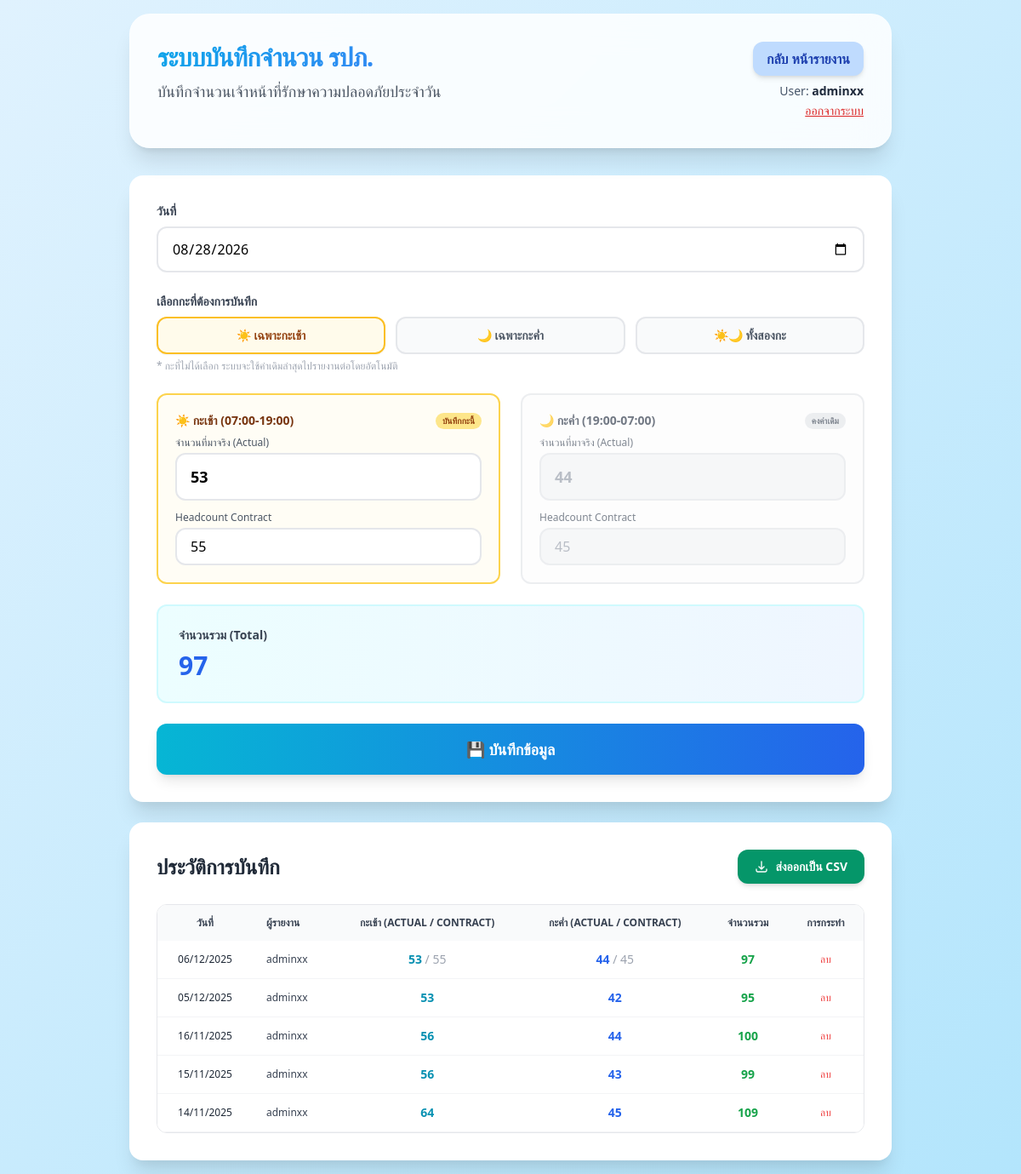
/guard_duty_log.php (signed in), run on the app's committed database.
### tables this page shows
CREATE TABLE `security_guard_counts` (
  `id` int NOT NULL AUTO_INCREMENT,
  `record_date` timestamp NOT NULL DEFAULT CURRENT_TIMESTAMP,
  `morning_contract` int NOT NULL DEFAULT '0',
  `morning_shift` int NOT NULL,
  `morning_shift_contract` int DEFAULT NULL,
  `evening_contract` int NOT NULL DEFAULT '0',
  `evening_shift` int NOT NULL,
  `evening_shift_contract` int DEFAULT NULL,
  `total` int NOT NULL,
  `submitted_by_id` int DEFAULT NULL,
  `created_at` timestamp NOT NULL DEFAULT CURRENT_TIMESTAMP,
  `is_deleted` tinyint(1) DEFAULT '0',
  `deleted_by` varchar(100) DEFAULT NULL,
  `deleted_at` datetime DEFAULT NULL,
  `updated_by` varchar(100) DEFAULT NULL,
  `updated_at` datetime DEFAULT NULL,
  PRIMARY KEY (`id`),
  KEY `submitted_by_id` (`submitted_by_id`),
  KEY `idx_guard_count_date` (`record_date`),
  KEY `idx_guard_count_created` (`created_at`),
  CONSTRAINT `security_guard_counts_ibfk_1` FOREIGN KEY (`submitted_by_id`) REFERENCES `users` (`id`) ON DELETE SET NULL
);

CREATE TABLE `users` (
  `id` int NOT NULL AUTO_INCREMENT,
  `username` varchar(50) NOT NULL,
  `password` varchar(255) NOT NULL,
  `first_name` varchar(50) NOT NULL,
  `last_name` varchar(50) NOT NULL,
  `eng_first_name` varchar(50) DEFAULT NULL,
  `eng_last_name` varchar(50) DEFAULT NULL,
  `employee_id` varchar(8) NOT NULL,
  `phone_number` varchar(20) NOT NULL,
  `user_type` enum('admin','officer') NOT NULL DEFAULT 'officer',
  `role_id` int DEFAULT NULL,
  `created_at` timestamp NOT NULL DEFAULT CURRENT_TIMESTAMP,
  PRIMARY KEY (`id`),
  UNIQUE KEY `username` (`username`),
  UNIQUE KEY `employee_id` (`employee_id`),
  KEY `idx_users_username` (`username`),
  KEY `idx_users_employee_id` (`employee_id`),
  KEY `idx_users_role_id` (`role_id`),
  KEY `idx_users_user_type` (`user_type`),
  CONSTRAINT `users_ibfk_1` FOREIGN KEY (`role_id`) REFERENCES `roles` (`id`) ON DELETE SET NULL
);

### guard_duty_log.php (the view, shortened to what this page needs)
<?php
require_once 'config.php';
$current_username = $_SESSION["username"];
$result = $conn->query("
    SELECT sgc.id, sgc.record_date as date, sgc.created_at, sgc.morning_shift, sgc.morning_shift_contract, sgc.evening_shift, sgc.evening_shift_contract, sgc.total, u.username as submitted_by
    FROM security_guard_counts sgc
    LEFT JOIN users u ON sgc.submitted_by_id = u.id
    WHERE sgc.is_deleted = 0
    ORDER BY sgc.record_date DESC, sgc.created_at DESC
");
$records = [];
if ($result) {
    while ($row = $result->fetch_assoc()) {
        $records[] = $row;
    }
}
$latest_record = $records[0] ?? null;
$default_morning_actual = $latest_record['morning_shift'] ?? 60;
$default_morning_contract = $latest_record['morning_shift_contract'] ?? 60;
$default_evening_actual = $latest_record['evening_shift'] ?? 47;
$default_evening_contract = $latest_record['evening_shift_contract'] ?? 47;
?>
<!doctype html>
<html lang="th" class="h-full">
<head>
    <script src="https://cdn.tailwindcss.com"></script>
    <link rel="stylesheet" href="theme.css">
</head>
<body class="h-full gradient-bg font-sans custom-font">
    <main class="min-h-full flex items-center justify-center p-4">
        <div class="w-full max-w-4xl">
            <div class="glass-card rounded-3xl shadow-xl p-8 mb-8 fade-in">
                <div class="flex justify-between items-start">
                    <div>
                        <h1 id="page-title" class="text-3xl font-bold section-title mb-2">ระบบบันทึกจำนวน รปภ.</h1>
                        <p id="subtitle" class="text-gray-600 text-lg">บันทึกจำนวนเจ้าหน้าที่รักษาความปลอดภัยประจำวัน
                        </p>
                    </div>
                    <div class="text-right flex-shrink-0 ml-4">
                        <a href="report_page.php"
                            class="block bg-blue-200 text-blue-800 font-semibold py-2 px-4 rounded-xl hover:bg-blue-300 transition-colors shadow-md mb-2">กลับ
                            หน้ารายงาน</a>
                        <div>
                            <p class="text-sm text-slate-600">User: <span
                                    class="font-semibold text-slate-800"><?php echo htmlspecialchars($current_username); ?></span>
                            </p>
                            <a href="logout.php"
                                class="text-sm text-red-600 hover:text-red-700 underline">ออกจากระบบ</a>
                        </div>
                    </div>
                </div>
            </div>
            <div class="bg-white rounded-2xl card-shadow p-8 mb-6 fade-in">
                <form id="attendance-form" class="space-y-6">
                    <div>
                        <label for="date" class="block text-sm font-semibold text-gray-700 mb-2">วันที่</label>
                        <input type="date" id="date" name="date" required
                            class="w-full px-4 py-3 border-2 border-gray-200 rounded-xl focus:border-cyan-400 input-focus outline-none transition-all duration-300">
                    </div>
                    <div>
                        <label class="block text-sm font-bold text-gray-700 mb-2">เลือกกะที่ต้องการบันทึก</label>
                        <div class="grid grid-cols-3 gap-3">
                            <button type="button" id="btn-shift-morning" onclick="setShiftMode('morning')"
                                class="py-2.5 px-3 rounded-xl border-2 font-bold text-sm transition-all bg-amber-50 border-amber-400 text-amber-800 shadow-sm">
                                ☀️ เฉพาะกะเช้า
                            </button>
                            <button type="button" id="btn-shift-evening" onclick="setShiftMode('evening')"
                                class="py-2.5 px-3 rounded-xl border-2 font-bold text-sm transition-all bg-gray-50 border-gray-200 text-gray-600 hover:bg-indigo-50">
                                🌙 เฉพาะกะค่ำ
                            </button>
                            <button type="button" id="btn-shift-both" onclick="setShiftMode('both')"
                                class="py-2.5 px-3 rounded-xl border-2 font-bold text-sm transition-all bg-gray-50 border-gray-200 text-gray-600 hover:bg-blue-50">
                                ☀️🌙 ทั้งสองกะ
                            </button>
                        </div>
                        <p class="text-xs text-gray-400 mt-1.5">* กะที่ไม่ได้เลือก ระบบจะใช้ค่าเดิมล่าสุดไปรายงานต่อโดยอัตโนมัติ</p>
                    </div>
                    <div class="grid md:grid-cols-2 gap-6">
                        <div id="morning-card" class="p-5 rounded-xl border-2 border-amber-300 bg-amber-50/50 transition-all">
                            <div class="flex items-center justify-between mb-2">
                                <label for="morning-shift" id="morning-label" class="block text-sm font-bold text-amber-900">☀️ กะเช้า (07:00-19:00)</label>
                                <span id="morning-badge" class="text-[10px] bg-amber-200 text-amber-800 px-2 py-0.5 rounded-full font-bold">บันทึกกะนี้</span>
                            </div>
                            <label class="block text-xs text-gray-600 mb-1">จำนวนที่มาจริง (Actual)</label>
                            <input type="number" id="morning-shift" name="morning-shift" min="0" value="<?php echo $default_morning_actual; ?>" required
                                class="w-full px-4 py-3 border-2 border-gray-200 bg-white rounded-xl focus:border-amber-400 input-focus outline-none transition-all duration-300 text-lg font-bold">
                            <label class="block text-xs text-gray-600 mb-1 mt-3">Headcount Contract</label>
                            <input type="number" id="morning-shift-contract" name="morning-shift-contract" min="0" value="<?php echo $default_morning_contract; ?>"
                                class="w-full px-4 py-2 border-2 border-gray-200 bg-white rounded-xl focus:border-amber-400 input-focus outline-none transition-all duration-300">
                        </div>
                        <div id="evening-card" class="p-5 rounded-xl border-2 border-gray-200 bg-gray-50/50 transition-all">
                            <div class="flex items-center justify-between mb-2">
                                <label for="evening-shift" id="evening-label" class="block text-sm font-bold text-gray-700">🌙 กะค่ำ (19:00-07:00)</label>
                                <span id="evening-badge" class="text-[10px] bg-gray-200 text-gray-600 px-2 py-0.5 rounded-full font-bold">คงค่าเดิม</span>
                            </div>
                            <label class="block text-xs text-gray-600 mb-1">จำนวนที่มาจริง (Actual)</label>
                            <input type="number" id="evening-shift" name="evening-shift" min="0" value="<?php echo $default_evening_actual; ?>" disabled
                                class="w-full px-4 py-3 border-2 border-gray-200 bg-gray-100 rounded-xl focus:border-indigo-400 input-focus outline-none transition-all duration-300 text-lg font-bold text-gray-400">
                            <label class="block text-xs text-gray-600 mb-1 mt-3">Headcount Contract</label>
                            <input type="number" id="evening-shift-contract" name="evening-shift-contract" min="0" value="<?php echo $default_evening_contract; ?>" disabled
                                class="w-full px-4 py-2 border-2 border-gray-200 bg-gray-100 rounded-xl focus:border-indigo-400 input-focus outline-none transition-all duration-300 text-gray-400">
                        </div>
                    </div>
                    <div class="bg-gradient-to-r from-cyan-50 to-blue-50 rounded-xl p-6 border-2 border-cyan-100">
                        <label id="total-label" class="block text-sm font-semibold text-gray-700 mb-2">จำนวนรวม (Total)</label>
                        <div id="total-display" class="text-3xl font-bold text-blue-600">
                            <?php echo $default_morning_actual + $default_evening_actual; ?>
                        </div>
                    </div>
                    <button type="submit" id="submit-btn"
                        class="w-full bg-gradient-to-r from-cyan-500 to-blue-600 text-white font-bold py-4 px-6 rounded-xl btn-hover transition-all duration-300 text-lg disabled:opacity-50 disabled:cursor-not-allowed shadow-lg">
                        <span id="submit-text">💾 บันทึกข้อมูล</span>
                    </button>
                </form>
            </div>
            <div class="bg-white rounded-2xl card-shadow p-8 fade-in">
                <div class="flex flex-col sm:flex-row items-start sm:items-center justify-between gap-4 mb-6">
                    <h2 class="text-2xl font-bold text-gray-800">ประวัติการบันทึก</h2>
                    <button onclick="exportTableToCSV('guard_duty_log_history.csv')" class="bg-emerald-600 hover:bg-emerald-700 text-white font-bold py-2.5 px-5 rounded-xl transition-colors shadow-md flex items-center gap-2 text-sm">
                        <svg xmlns="http://www.w3.org/2000/svg" fill="none" viewBox="0 0 24 24" stroke-width="2" stroke="currentColor" class="w-4 h-4">
                            <path stroke-linecap="round" stroke-linejoin="round" d="M3 16.5v2.25A2.25 2.25 0 005.25 21h13.5A2.25 2.25 0 0021 18.75V16.5M16.5 12L12 16.5m0 0L7.5 12m4.5 4.5V3" />
                        </svg>
                        ส่งออกเป็น CSV
                    </button>
                </div>
                <div id="records-container">
                    <div class="overflow-x-auto rounded-xl border border-gray-200">
                        <table class="w-full text-left border-collapse bg-white table-layout-fixed">
                            <thead class="bg-gray-50 text-gray-700 uppercase text-xs leading-normal">
                                <tr>
                                    <th class="py-3 px-4 font-bold text-center whitespace-nowrap" title="วันที่">วันที่</th>
                                    <th class="py-3 px-4 font-bold whitespace-nowrap" title="ผู้รายงาน">ผู้รายงาน</th>
                                    <th class="py-3 px-4 font-bold text-center whitespace-nowrap" title="กะเช้า (Actual / Contract)">กะเช้า (Actual / Contract)</th>
                                    <th class="py-3 px-4 font-bold text-center whitespace-nowrap" title="กะค่ำ (Actual / Contract)">กะค่ำ (Actual / Contract)</th>
                                    <th class="py-3 px-4 font-bold text-center whitespace-nowrap" title="จำนวนรวม">จำนวนรวม</th>
                                    <th class="py-3 px-4 font-bold text-center whitespace-nowrap">การกระทำ</th>
                                </tr>
                            </thead>
                            <tbody class="text-gray-600 text-xs font-light" id="records-table-body">
                                <?php if (!empty($records)): ?>
                                    <?php foreach ($records as $row):
                                        $date = new DateTime($row['date']);
                                        ?>
                                        <tr class="border-b border-gray-100 hover:bg-gray-50 transition-colors" id="record-row-<?php echo $row['id']; ?>">
                                            <td class="py-3 px-4 text-center whitespace-nowrap">
                                                <div class="font-medium text-gray-800"><?php echo $date->format('d/m/Y'); ?></div>
                                            </td>
                                            <td class="py-3 px-4 whitespace-nowrap font-medium text-gray-700">
                                                <?php echo htmlspecialchars($row['submitted_by'] ?? 'N/A'); ?>
                                            </td>
                                            <td class="py-3 px-4 text-center whitespace-nowrap font-bold text-cyan-600 text-sm">
                                                <?php echo htmlspecialchars($row['morning_shift']); ?>
                                                <?php if (!empty($row['morning_shift_contract'])): ?>
                                                    <span class="text-gray-400 font-normal"> / <?php echo htmlspecialchars($row['morning_shift_contract']); ?></span>
                                                <?php endif; ?>
                                            </td>
                                            <td class="py-3 px-4 text-center whitespace-nowrap font-bold text-blue-600 text-sm">
                                                <?php echo htmlspecialchars($row['evening_shift']); ?>
                                                <?php if (!empty($row['evening_shift_contract'])): ?>
                                                    <span class="text-gray-400 font-normal"> / <?php echo htmlspecialchars($row['evening_shift_contract']); ?></span>
                                                <?php endif; ?>
                                            </td>
                                            <td class="py-3 px-4 text-center whitespace-nowrap font-bold text-green-600 text-sm">
                                                <?php echo htmlspecialchars($row['total']); ?>
                                            </td>
                                            <td class="py-3 px-4 text-center whitespace-nowrap font-medium">
                                                <button onclick="deleteRecord(<?php echo $row['id']; ?>)" class="text-red-500 hover:text-red-700 transition-colors duration-200">
                                                    ลบ
                                                </button>
                                            </td>
                                        </tr>
                                    <?php endforeach; ?>
                                <?php endif; ?>
                            </tbody>
                        </table>
                    </div>
                </div>
            </div>
        </div>
    </main>
</body>
</html>

### data on the page
security_guard_counts: morning-shift "53", morning-shift-contract "55", evening-shift "44", evening-shift-contract "45", $default_morning_actual + $default_evening_actual "97", record_date "06/12/2025", submitted_by.username "adminxx", morning_shift "53", morning_shift_contract "55", evening_shift "44", evening_shift_contract "45", total "97"
security_guard_counts: record_date "05/12/2025", submitted_by.username "adminxx", morning_shift "53", evening_shift "42", total "95"
security_guard_counts: record_date "16/11/2025", submitted_by.username "adminxx", morning_shift "56", evening_shift "44", total "100"
security_guard_counts: record_date "15/11/2025", submitted_by.username "adminxx", morning_shift "56", evening_shift "43", total "99"
security_guard_counts: record_date "14/11/2025", submitted_by.username "adminxx", morning_shift "64", evening_shift "45", total "109"

### other printed values
$current_username "adminxx"
